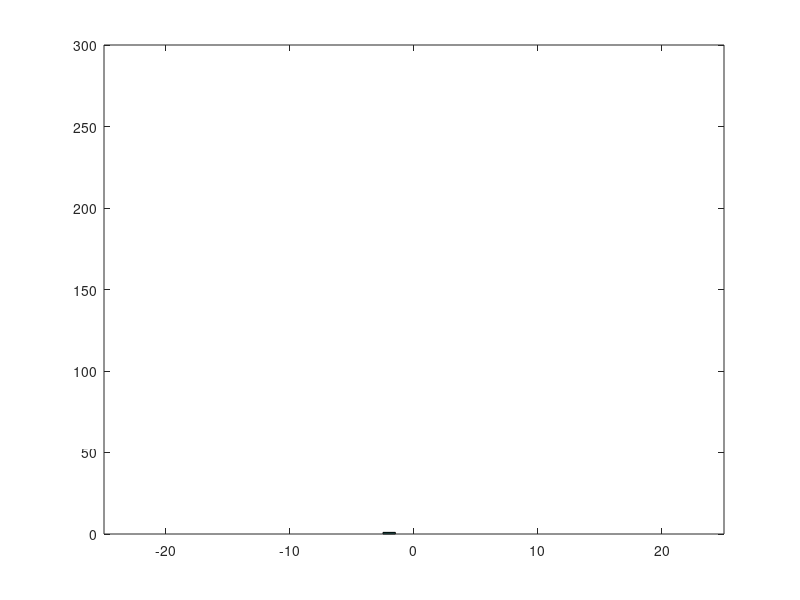

MATLAB code for this plot: (Note: this script raises an error after producing the figure.)
% diffusion on a grid via a random walk

% create a vector of numbers
N = 1; % number of objects
X = zeros(N,1); % initial position


alpha = 0.30; % Probability of movement
beta = 0.70
M = 100;  % number of time steps
XS = zeros(N,M);
c = [alpha,beta];

% Specify the movment vector
xm(1) = 1;
xm(2) = -1;
xm(3) = 0;

for j = 1:M
    R = rand(N,1);
    for k = 1:N
       ndx= min(find(R(k)<=c));
       X(k) = X(k) + xm(ndx);
       XS(:,j) = X;
    end
    
    figure(1)
  hist(X,[-20:20])
  axis([-25 25 0 300])
  pause(0.1)
  
end
figure(2)
plot(XS')


 
 
    